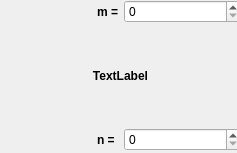
<?xml version="1.0" encoding="UTF-8"?>
<ui version="4.0">
 <class>Widget</class>
 <widget class="QWidget" name="Widget">
  <property name="geometry">
   <rect>
    <x>0</x>
    <y>0</y>
    <width>237</width>
    <height>153</height>
   </rect>
  </property>
  <property name="windowTitle">
   <string>Widget</string>
  </property>
  <widget class="QWidget" name="gridLayoutWidget">
   <property name="geometry">
    <rect>
     <x>0</x>
     <y>0</y>
     <width>241</width>
     <height>151</height>
    </rect>
   </property>
   <layout class="QGridLayout" name="gridLayout">
    <item row="5" column="0" colspan="2">
     <widget class="QLabel" name="ansLabel">
      <property name="font">
       <font>
        <bold>true</bold>
       </font>
      </property>
      <property name="text">
       <string>TextLabel</string>
      </property>
      <property name="alignment">
       <set>Qt::AlignCenter</set>
      </property>
     </widget>
    </item>
    <item row="0" column="0">
     <widget class="QLabel" name="label_2">
      <property name="font">
       <font>
        <bold>true</bold>
       </font>
      </property>
      <property name="text">
       <string>m =</string>
      </property>
      <property name="alignment">
       <set>Qt::AlignRight|Qt::AlignTrailing|Qt::AlignVCenter</set>
      </property>
     </widget>
    </item>
    <item row="0" column="1">
     <widget class="QSpinBox" name="spinBox">
      <property name="minimum">
       <number>0</number>
      </property>
      <property name="maximum">
       <number>99999</number>
      </property>
     </widget>
    </item>
    <item row="6" column="0">
     <widget class="QLabel" name="label_3">
      <property name="font">
       <font>
        <bold>true</bold>
       </font>
      </property>
      <property name="text">
       <string>n = </string>
      </property>
      <property name="alignment">
       <set>Qt::AlignRight|Qt::AlignTrailing|Qt::AlignVCenter</set>
      </property>
     </widget>
    </item>
    <item row="6" column="1">
     <widget class="QSpinBox" name="spinBox_2">
      <property name="minimum">
       <number>0</number>
      </property>
      <property name="maximum">
       <number>99999</number>
      </property>
     </widget>
    </item>
   </layout>
  </widget>
 </widget>
 <resources/>
 <connections/>
</ui>
